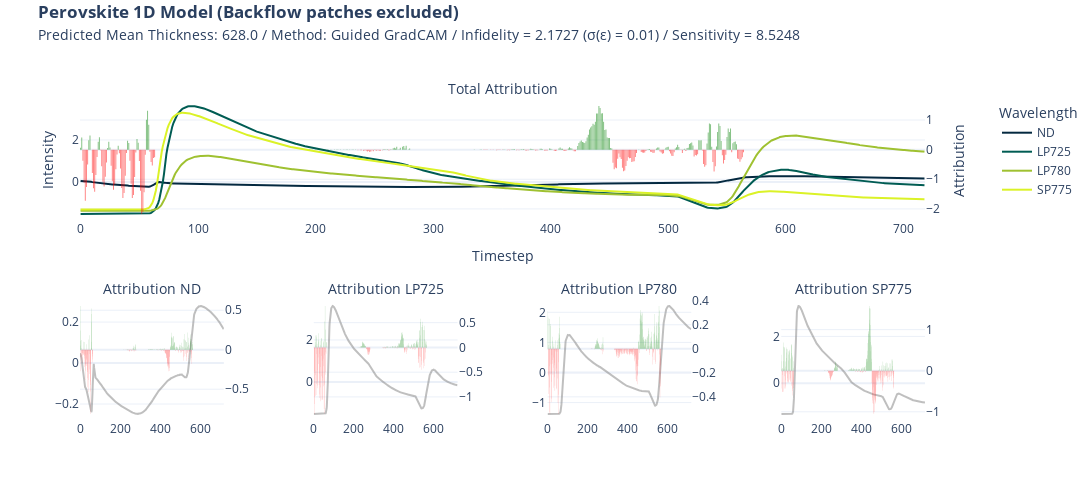

The notebook cell this image was saved under:
### Code cell
import plotly.graph_objects as go


def format_title(title, subtitle=None, subtitle_font_size=14):
    title = f"<b>{title}</b>"
    if not subtitle:
        return title
    subtitle = f'<span style="font-size: {subtitle_font_size}px;">{subtitle}</span>'
    return f"{title}<br>{subtitle}"

if target == "pce":
    subtitle = "Predicted PCE: "
else:
    subtitle = "Predicted Mean Thickness: "

from plotly.subplots import make_subplots

fig = make_subplots(
    rows=2,
    cols=4,
    specs=[
        [{"secondary_y": True, "colspan": 4}, None, None, None],
        [
            {"secondary_y": True},
            {"secondary_y": True},
            {"secondary_y": True},
            {"secondary_y": True},
        ],
    ],
    subplot_titles=(
        format_title("", "Total Attribution"),
        format_title("", "Attribution ND"),
        format_title("", "Attribution LP725"),
        format_title("", "Attribution LP780"),
        format_title("", "Attribution SP775"),
    ),
)

fig.add_trace(
    go.Bar(
        y=attr_ggc.squeeze().sum(axis=0),
        name="Attribution",
        marker_color=np.where(attr_ggc.squeeze().sum(axis=0) < 0, "red", "green"),
        opacity=0.5,
        showlegend=False,
        marker_line_width=0,
    ),
    secondary_y=True,
)
fig.add_trace(go.Scatter(y=x[0], name="ND", marker_color="#042940"))
fig.add_trace(go.Scatter(y=x[1], name="LP725", marker_color="#005C53"))
fig.add_trace(go.Scatter(y=x[2], name="LP780", marker_color="#9FC131"))
fig.add_trace(go.Scatter(y=x[3], name="SP775", marker_color="#DBF227"))


fig.update_yaxes(title="Intensity")
fig.update_yaxes(title_text="Attribution", secondary_y=True)
fig.update_xaxes(title="Timestep")

fig.add_trace(
    go.Scatter(y=x[0], name="ND", marker_color="grey", opacity=0.5, showlegend=False),
    row=2,
    col=1,
)
fig.add_trace(
    go.Bar(
        y=attr_ggc.squeeze()[0],
        marker_color=np.where(attr_ggc.squeeze()[0] < 0, "red", "green"),
        opacity=0.5,
        showlegend=False,
        marker_line_width=0,
    ),
    secondary_y=True,
    row=2,
    col=1,
)

fig.update_yaxes(title=None, row=2, col=1)
fig.update_yaxes(title_text=None, secondary_y=True, row=2, col=1)
fig.update_xaxes(title=None, row=2, col=1)

fig.add_trace(
    go.Scatter(
        y=x[1], name="LP725", marker_color="grey", opacity=0.5, showlegend=False
    ),
    row=2,
    col=2,
)
fig.add_trace(
    go.Bar(
        y=attr_ggc.squeeze()[1],
        marker_color=np.where(attr_ggc.squeeze()[1] < 0, "red", "green"),
        opacity=0.5,
        showlegend=False,
        marker_line_width=0,
    ),
    secondary_y=True,
    row=2,
    col=2,
)

fig.update_yaxes(title=None, row=2, col=2)
fig.update_yaxes(title_text=None, secondary_y=True, row=2, col=2)
fig.update_xaxes(title=None, row=2, col=2)

fig.add_trace(
    go.Scatter(
        y=x[2], name="LP780", marker_color="grey", opacity=0.5, showlegend=False
    ),
    row=2,
    col=3,
)
fig.add_trace(
    go.Bar(
        y=attr_ggc.squeeze()[2],
        marker_color=np.where(attr_ggc.squeeze()[2] < 0, "red", "green"),
        opacity=0.5,
        showlegend=False,
        marker_line_width=0,
    ),
    secondary_y=True,
    row=2,
    col=3,
)

fig.update_yaxes(title=None, row=2, col=3)
fig.update_yaxes(title_text=None, secondary_y=True, row=2, col=3)
fig.update_xaxes(title=None, row=2, col=3)

fig.add_trace(
    go.Scatter(
        y=x[3], name="SP775", marker_color="grey", opacity=0.5, showlegend=False
    ),
    row=2,
    col=4,
)
fig.add_trace(
    go.Bar(
        y=attr_ggc.squeeze()[3],
        marker_color=np.where(attr_ggc.squeeze()[3] < 0, "red", "green"),
        opacity=0.5,
        showlegend=False,
        marker_line_width=0,
    ),
    secondary_y=True,
    row=2,
    col=4,
)

fig.update_yaxes(title=None, row=2, col=4)
fig.update_yaxes(title_text=None, secondary_y=True, row=2, col=4)
fig.update_xaxes(title=None, row=2, col=4)

fig.update_layout(
    title=format_title(
        "Perovskite 1D Model (Backflow patches excluded)",
        subtitle
        + str(np.round(y,2))
        + " / Method: Guided GradCAM / Infidelity = "
        + str(*np.round(infid_ggc.numpy(), 4))
        + " ("
        + "\u03C3"
        + "("
        + "\u03B5"
        + ") = "
        + str(std_noise)
        + ")"
        + " / Sensitivity = "
        + str(*np.round(sens_ggc.numpy(), 4)),
    ),
    legend_title="Wavelength",
    title_y=0.965,
    title_x=0.035,
    template="plotly_white",
    height=500,
    width=1200,
)

fig.write_image("xai/images/"+ target + "/1D/1D_nb_ggc.png", scale=2)

fig.show()

### Figure 1 — Plotly figure (JSON) as saved in the notebook; plotly's stock layout.template omitted (floating-point values rounded to 4 significant figures; data arrays with more than 128 entries replaced by an {"elided": "..."} marker saying what was removed)
{"data": [{"marker": {"color": {"elided": "719 str values"}, "line": {"width": 0}}, "name": "Attribution", "opacity": 0.5, "showlegend": false, "type": "bar", "xaxis": "x", "y": {"elided": "719 float values"}, "yaxis": "y2"}, {"marker": {"color": "#042940"}, "name": "ND", "type": "scatter", "y": {"elided": "719 float values"}}, {"marker": {"color": "#005C53"}, "name": "LP725", "type": "scatter", "y": {"elided": "719 float values"}}, {"marker": {"color": "#9FC131"}, "name": "LP780", "type": "scatter", "y": {"elided": "719 float values"}}, {"marker": {"color": "#DBF227"}, "name": "SP775", "type": "scatter", "y": {"elided": "719 float values"}}, {"marker": {"color": "grey"}, "name": "ND", "opacity": 0.5, "showlegend": false, "type": "scatter", "xaxis": "x2", "y": {"elided": "719 float values"}, "yaxis": "y3"}, {"marker": {"color": {"elided": "719 str values"}, "line": {"width": 0}}, "opacity": 0.5, "showlegend": false, "type": "bar", "xaxis": "x2", "y": {"elided": "719 float values"}, "yaxis": "y4"}, {"marker": {"color": "grey"}, "name": "LP725", "opacity": 0.5, "showlegend": false, "type": "scatter", "xaxis": "x3", "y": {"elided": "719 float values"}, "yaxis": "y5"}, {"marker": {"color": {"elided": "719 str values"}, "line": {"width": 0}}, "opacity": 0.5, "showlegend": false, "type": "bar", "xaxis": "x3", "y": {"elided": "719 float values"}, "yaxis": "y6"}, {"marker": {"color": "grey"}, "name": "LP780", "opacity": 0.5, "showlegend": false, "type": "scatter", "xaxis": "x4", "y": {"elided": "719 float values"}, "yaxis": "y7"}, {"marker": {"color": {"elided": "719 str values"}, "line": {"width": 0}}, "opacity": 0.5, "showlegend": false, "type": "bar", "xaxis": "x4", "y": {"elided": "719 float values"}, "yaxis": "y8"}, {"marker": {"color": "grey"}, "name": "SP775", "opacity": 0.5, "showlegend": false, "type": "scatter", "xaxis": "x5", "y": {"elided": "719 float values"}, "yaxis": "y9"}, {"marker": {"color": {"elided": "719 str values"}, "line": {"width": 0}}, "opacity": 0.5, "showlegend": false, "type": "bar", "xaxis": "x5", "y": {"elided": "719 float values"}, "yaxis": "y10"}], "layout": {"annotations": [{"font": {"size": 16}, "showarrow": false, "text": "<b></b><br><span style=\"font-size: 14px;\">Total Attribution</span>", "x": 0.47, "xanchor": "center", "xref": "paper", "y": 1, "yanchor": "bottom", "yref": "paper"}, {"font": {"size": 16}, "showarrow": false, "text": "<b></b><br><span style=\"font-size: 14px;\">Attribution ND</span>", "x": 0.08, "xanchor": "center", "xref": "paper", "y": 0.375, "yanchor": "bottom", "yref": "paper"}, {"font": {"size": 16}, "showarrow": false, "text": "<b></b><br><span style=\"font-size: 14px;\">Attribution LP725</span>", "x": 0.34, "xanchor": "center", "xref": "paper", "y": 0.375, "yanchor": "bottom", "yref": "paper"}, {"font": {"size": 16}, "showarrow": false, "text": "<b></b><br><span style=\"font-size: 14px;\">Attribution LP780</span>", "x": 0.6, "xanchor": "center", "xref": "paper", "y": 0.375, "yanchor": "bottom", "yref": "paper"}, {"font": {"size": 16}, "showarrow": false, "text": "<b></b><br><span style=\"font-size: 14px;\">Attribution SP775</span>", "x": 0.86, "xanchor": "center", "xref": "paper", "y": 0.375, "yanchor": "bottom", "yref": "paper"}], "height": 500, "legend": {"title": {"text": "Wavelength"}}, "title": {"text": "<b>Perovskite 1D Model (Backflow patches excluded)</b><br><span style=\"font-size: 14px;\">Predicted Mean Thickness: 628.0 / Method: Guided GradCAM / Infidelity = 2.1727 (σ(ε) = 0.01) / Sensitivity = 8.5248</span>", "x": 0.035, "y": 0.965}, "width": 1200, "xaxis": {"anchor": "y", "domain": [0, 0.94], "title": {"text": "Timestep"}}, "xaxis2": {"anchor": "y3", "domain": [0, 0.16], "title": {}}, "xaxis3": {"anchor": "y5", "domain": [0.26, 0.42], "title": {}}, "xaxis4": {"anchor": "y7", "domain": [0.52, 0.68], "title": {}}, "xaxis5": {"anchor": "y9", "domain": [0.78, 0.94], "title": {}}, "yaxis": {"anchor": "x", "domain": [0.625, 1], "title": {"text": "Intensity"}}, "yaxis10": {"anchor": "x5", "overlaying": "y9", "side": "right", "title": {}}, "yaxis2": {"anchor": "x", "overlaying": "y", "side": "right", "title": {"text": "Attribution"}}, "yaxis3": {"anchor": "x2", "domain": [0, 0.375], "title": {}}, "yaxis4": {"anchor": "x2", "overlaying": "y3", "side": "right", "title": {}}, "yaxis5": {"anchor": "x3", "domain": [0, 0.375], "title": {}}, "yaxis6": {"anchor": "x3", "overlaying": "y5", "side": "right", "title": {}}, "yaxis7": {"anchor": "x4", "domain": [0, 0.375], "title": {}}, "yaxis8": {"anchor": "x4", "overlaying": "y7", "side": "right", "title": {}}, "yaxis9": {"anchor": "x5", "domain": [0, 0.375], "title": {}}}}
